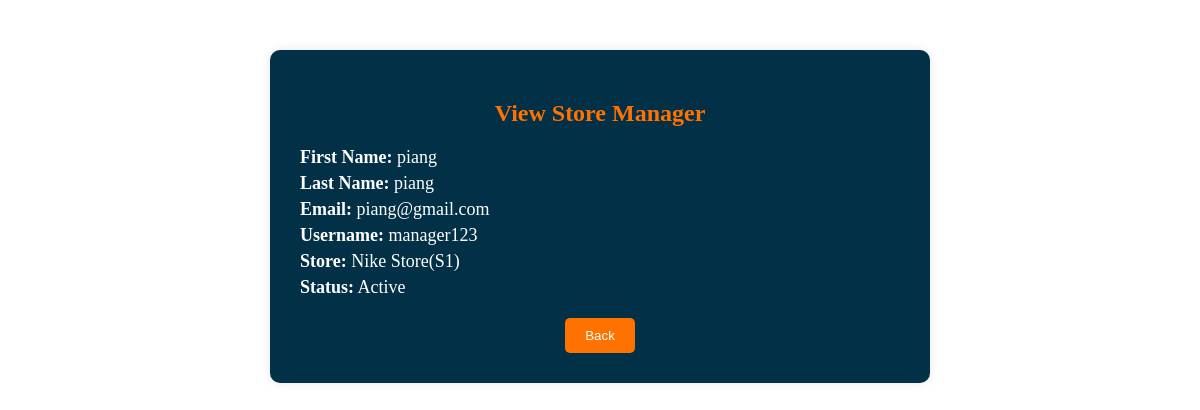
Page /admin/view_storemanager.php?id=2 (signed in) on the committed database.
### tables this page shows
CREATE TABLE `useraccount` (
  `UserAccountID` int(11) NOT NULL,
  `Username` varchar(255) NOT NULL,
  `Password` varchar(255) NOT NULL,
  `Email` varchar(255) NOT NULL,
  `PhoneNumber` varchar(20) DEFAULT NULL,
  `UserFirstName` varchar(255) DEFAULT NULL,
  `UserLastName` varchar(255) DEFAULT NULL,
  `UserType` enum('customer','store_manager','admin','superadmin') NOT NULL,
  `BusinessID` int(11) DEFAULT NULL,
  `StoreID` int(11) DEFAULT NULL,
  `status` enum('active','inactive') DEFAULT 'active'
);

CREATE TABLE `store` (
  `StoreID` int(11) NOT NULL,
  `StoreBrandName` varchar(255) DEFAULT NULL,
  `StoreDescription` text DEFAULT NULL,
  `BusinessID` int(11) DEFAULT NULL,
  `status` enum('active','inactive') NOT NULL DEFAULT 'active',
  `LocID` int(11) DEFAULT NULL,
  `Image` varchar(255) DEFAULT NULL
);

### admin/view_storemanager.php (the view, shortened to what this page needs)
<?php
include '../conn/conn.php';
$managerID = $_GET['id'];
$sql_manager = "SELECT ua.UserFirstName, ua.UserLastName, ua.Email, ua.Username, ua.status, s.StoreBrandName
                FROM UserAccount ua
                LEFT JOIN store s ON ua.StoreID = s.StoreID
                WHERE ua.UserAccountID = '$managerID'";
$result_manager = $conn->query($sql_manager);
$manager = $result_manager->fetch_assoc();
?>
<!DOCTYPE html>
<html lang="en">
<head>
</head>
<body>
<div class="container">
    <h2>View Store Manager</h2>
    <div class="details">
        <p><strong>First Name:</strong> <?php echo htmlspecialchars($manager['UserFirstName']); ?></p>
        <p><strong>Last Name:</strong> <?php echo htmlspecialchars($manager['UserLastName']); ?></p>
        <p><strong>Email:</strong> <?php echo htmlspecialchars($manager['Email']); ?></p>
        <p><strong>Username:</strong> <?php echo htmlspecialchars($manager['Username']); ?></p>
        <p><strong>Store:</strong> <?php echo htmlspecialchars($manager['StoreBrandName']); ?></p>
        <p><strong>Status:</strong> <?php echo ucfirst($manager['status']); ?></p>
    </div>
    <div class="button-group">
        <button onclick="window.location.href='manage_storemanagers.php';">Back</button>
    </div>
</div>
</body>
</html>

### admin/view_storemanager.php (style rules this page uses)
body { background: #ffff; }
.container { width: 600px; margin: 50px auto; background: #023047; padding: 30px; border-radius: 10px; box-shadow: 0 0 10px rgba(0, 0, 0, 0.1); }
h2 { text-align: center; color: #ff7200; }
.details { margin-top: 20px; font-size: 18px; }
.details p { margin: 5px 0; color: #ffff; }
.button-group { display: flex; justify-content: center; margin-top: 20px; }
.button-group button { padding: 10px 20px; background-color: #ff7200; color: white; border: none; border-radius: 5px; cursor: pointer; }

### rows in the picture
useraccount: UserFirstName "piang", UserLastName "piang", Email "piang@gmail.com", Username "manager123", StoreID.StoreBrandName "Nike Store(S1)", status "Active"
